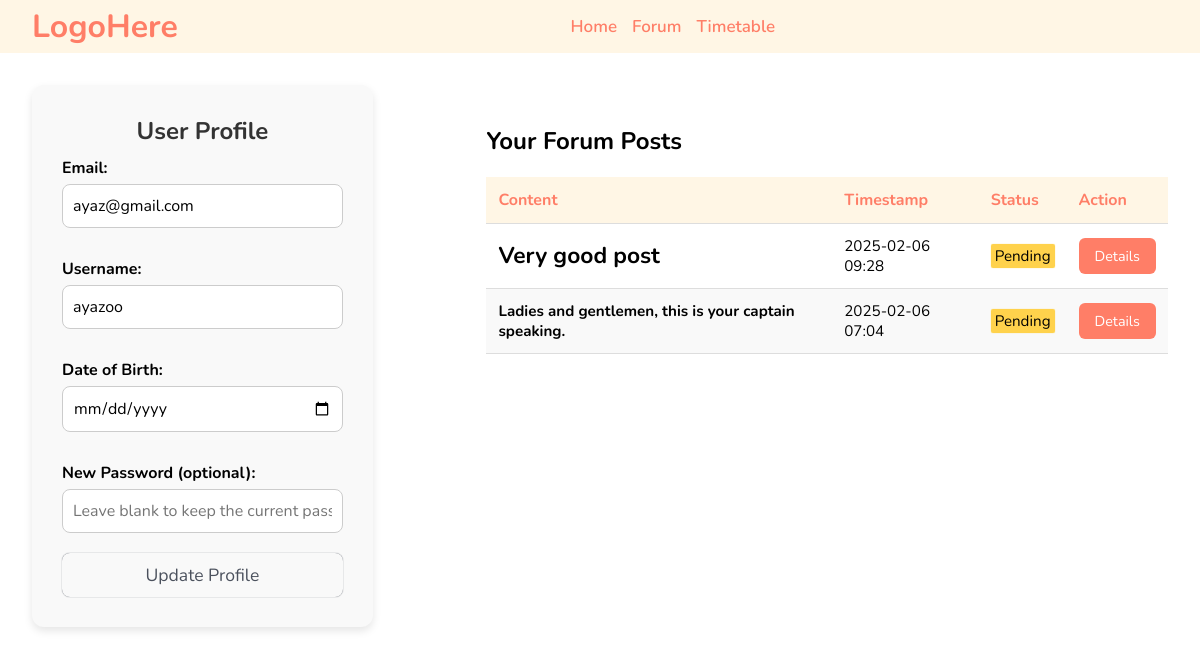
Before: /auth/profile/ (signed in) with the older database file.
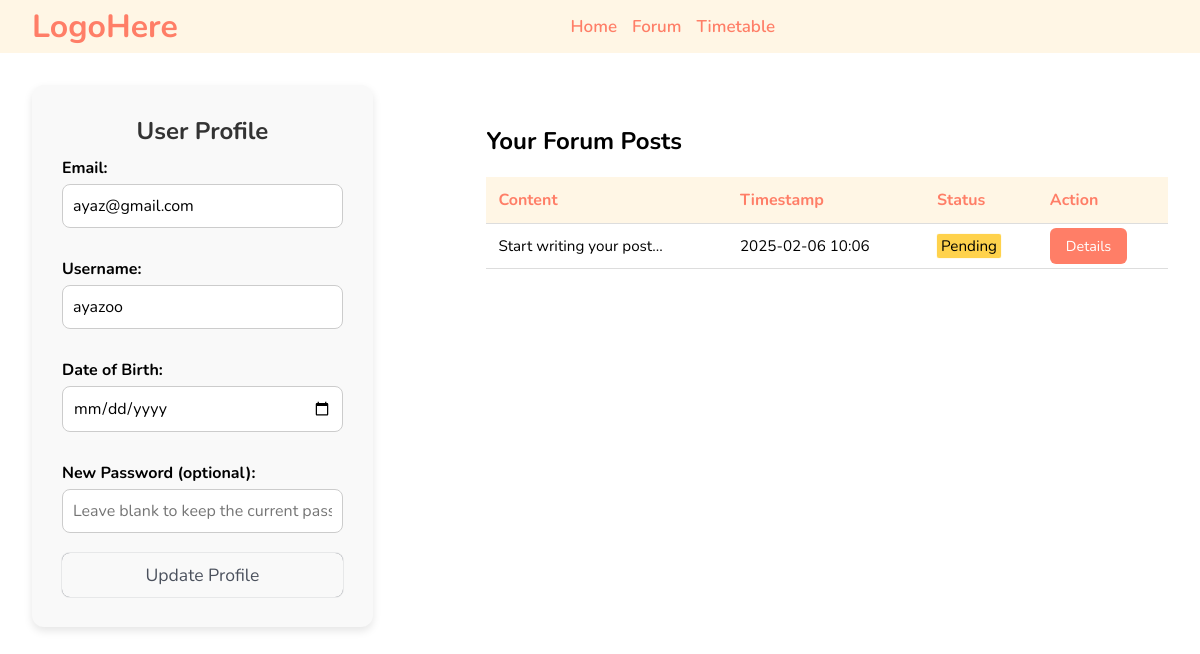
After: the same page with the newer database file.
### forum/models.py (models this page shows, shortened)
class ForumPost(models.Model):
    title = models.CharField(max_length=500, verbose_name='Post Title', null=False, default='')
    user = models.ForeignKey(
        to=CustomUser,
        on_delete=models.CASCADE,
        verbose_name='Related User',
        related_name='forum_posts'
    )
    content = models.TextField(verbose_name='Post Content')
    upvote_users = models.ManyToManyField(
        to=CustomUser,
        verbose_name="Users Who Upvoted",
        related_name="upvoted_posts"
    )
    downvote_users = models.ManyToManyField(
        to=CustomUser,
        verbose_name="Users Who Downvoted",
        related_name="downvoted_posts"
    )
    approved = models.BooleanField(default=False, verbose_name="Approval Status")
    date_time = models.DateTimeField(default=now)

### auth_app/views.py (the view, shortened to what this page needs)
# urls.py: path('profile/', views.profile_page, name='my_profile_page'),
@login_required
def profile_page(request):
    user = request.user
    user_is_moderator = ForumModerator.objects.filter(user=request.user).exists()
    forum_posts = ForumPost.objects.filter(user=user).order_by('-date_time')
    return render(request, 'authPages/profile.html', {'user': user, 'user_is_moderator' : user_is_moderator,  'forum_posts': forum_posts})

### templates/authPages/profile.html (shortened to what this page needs)
{% extends 'authPages/base.html' %}
{% block auth_content %}
<div class="profile-page-wrapper">
    <div class="profile-wrapper">
        <h2>User Profile</h2>
        <form method="POST" class="profile-form">
            <label for="email">Email:</label>
            <input type="email" id="email" name="email" value="{{ user.email }}" required>
            <label for="username">Username:</label>
            <input type="text" id="username" name="username" value="{{ user.username }}">
            <label for="date_of_birth">Date of Birth:</label>
            <input type="date" id="date_of_birth" name="date_of_birth" value="{{ user.date_of_birth|date:'Y-m-d' }}">
            <label for="password">New Password (optional):</label>
            <input type="password" id="password" name="password" placeholder="Leave blank to keep the current password">
            <button type="submit" class="update-btn">Update Profile</button>
        </form>
    </div>
    <div class="user-posts-wrapper">
        <h2>Your Forum Posts</h2>
        <table class="user-posts-table">
            <thead>
                <tr>
                    <th>Content</th>
                    <th>Timestamp</th>
                    <th>Status</th>
                    <th>Action</th>
                </tr>
            </thead>
            <tbody>
                {% for post in forum_posts %}
                <tr>
                    <td>{{ post.content|safe|truncatewords:10 }}</td>
                    <td>{{ post.date_time|date:"Y-m-d H:i" }}</td>
                    <td>
                        {% if post.approve %}
                        <span class="approve-bg">Approved</span>
                        {% else %}
                        <span class="pending-bg">Pending</span>
                        {% endif %}
                    </td>
                    <td><a href="{% url 'read_post' %}?post_id={{post.id}}" class="action-btn">Details</a></td>
                </tr>
                {% empty %}
                <tr>
                    <td colspan="3">No posts found.</td>
                </tr>
                {% endfor %}
            </tbody>
        </table>
    </div>
</div>
{% endblock %}

Changed rows visible on the page:
removed ForumPost: content "Very good post", date_time "2025-02-06 09:28"
removed ForumPost: content "Ladies and gentlemen, this is your captain speaking.", date_time "2025-02-06 07:04"
added ForumPost: content "Start writing your post...", date_time "2025-02-06 10:06"
